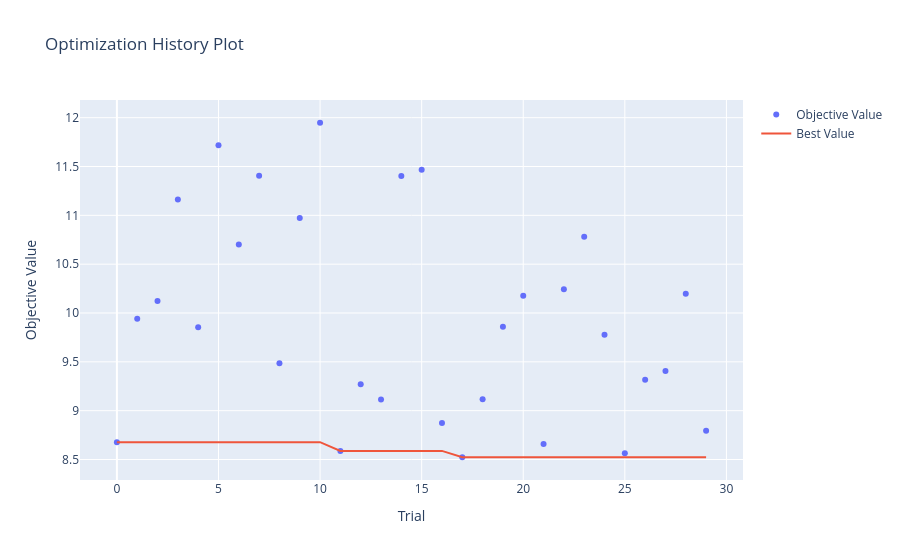
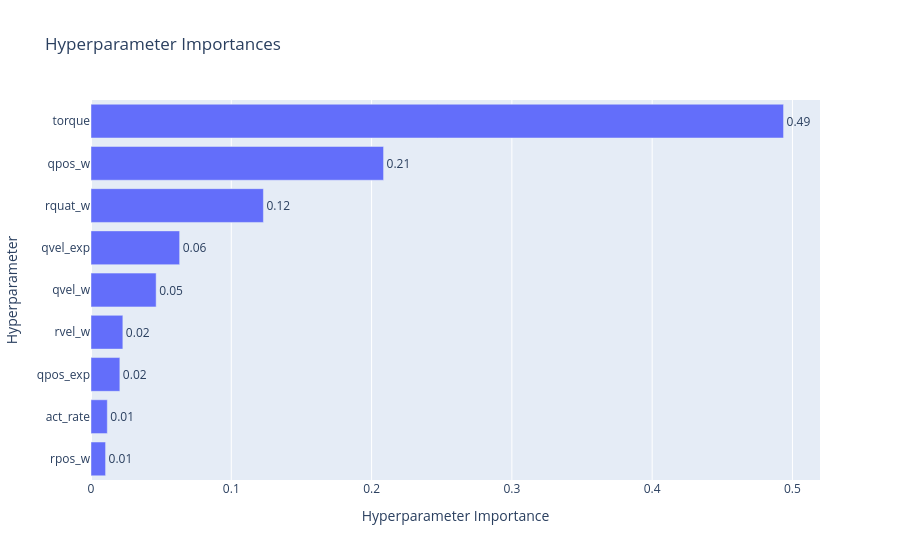
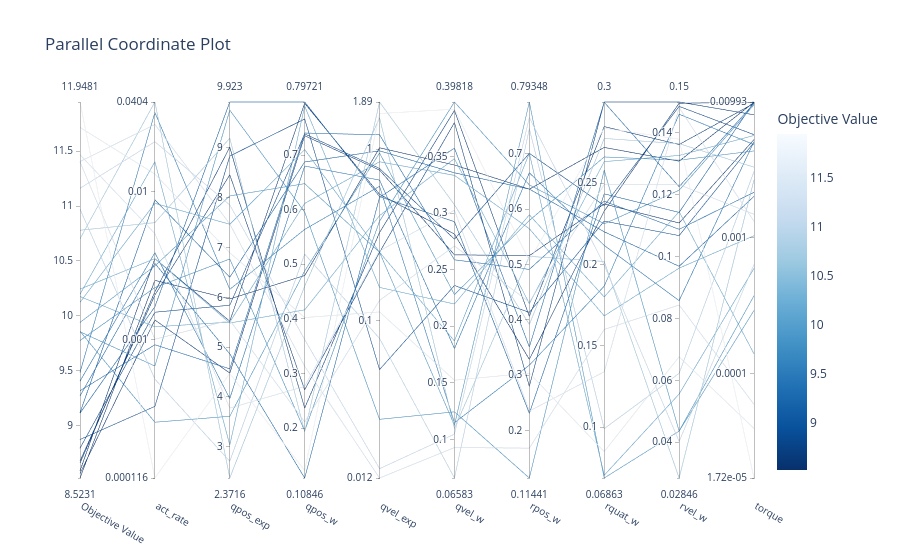

The notebook cell saved with these charts, in order:
### Code cell
# ==========================================
# CELDA 5: GRÁFICOS INTERACTIVOS E IMPRESIÓN
# ==========================================
from optuna.visualization import plot_optimization_history, plot_param_importances, plot_parallel_coordinate

fig1 = plot_optimization_history(study)
fig1.show()

fig2 = plot_param_importances(study)
fig2.show()

fig3 = plot_parallel_coordinate(study)
fig3.show()

print("\nMejores parámetros de recompensa encontrados:")
for key, value in study.best_params.items():
    print(f"  - {key}: {value}")

# --- TABLA: TOP 5 TRIALS DE LA FASE 2 (menor composite = mejor) ---
import pandas as pd

# Solo trials COMPLETOS y sin el centinela de fallo (el objective devuelve 9999.0 si el trial falla).
validos = [t for t in study.trials
           if t.state == optuna.trial.TrialState.COMPLETE
           and t.value is not None and t.value < 9999.0]
top5 = sorted(validos, key=lambda t: t.value)[:5]

top5_df = pd.DataFrame(
    [{"trial": t.number, "composite": t.value, **t.params} for t in top5]
).set_index("trial")

print(f"\nTop 5 trials de la Fase 2 ('{study.study_name}', {len(validos)} trials válidos):")
# Precisión completa: repr(float) imprime todos los dígitos almacenados (copiables a conf.yaml).
with pd.option_context("display.float_format", lambda v: repr(v)):
    display(top5_df)

### Figure 1 — Plotly figure (JSON) as saved in the notebook; plotly's stock layout.template omitted (floating-point values rounded to 4 significant figures)
{"data": [{"mode": "markers", "name": "Objective Value", "type": "scatter", "x": [0, 1, 2, 3, 4, 5, 6, 7, 8, 9, 10, 11, 12, 13, 14, 15, 16, 17, 18, 19, 20, 21, 22, 23, 24, 25, 26, 27, 28, 29], "y": [8.678, 9.94, 10.12, 11.16, 9.855, 11.72, 10.7, 11.41, 9.485, 10.97, 11.95, 8.588, 9.27, 9.114, 11.4, 11.47, 8.874, 8.523, 9.118, 9.859, 10.18, 8.658, 10.24, 10.78, 9.776, 8.564, 9.318, 9.406, 10.2, 8.795]}, {"mode": "lines", "name": "Best Value", "type": "scatter", "x": [0, 1, 2, 3, 4, 5, 6, 7, 8, 9, 10, 11, 12, 13, 14, 15, 16, 17, 18, 19, 20, 21, 22, 23, 24, 25, 26, 27, 28, 29], "y": [8.678, 8.678, 8.678, 8.678, 8.678, 8.678, 8.678, 8.678, 8.678, 8.678, 8.678, 8.588, 8.588, 8.588, 8.588, 8.588, 8.588, 8.523, 8.523, 8.523, 8.523, 8.523, 8.523, 8.523, 8.523, 8.523, 8.523, 8.523, 8.523, 8.523]}, {"marker": {"color": "#cccccc"}, "mode": "markers", "name": "Infeasible Trial", "showlegend": false, "type": "scatter", "x": [], "y": []}], "layout": {"title": {"text": "Optimization History Plot"}, "xaxis": {"title": {"text": "Trial"}}, "yaxis": {"title": {"text": "Objective Value"}}}}

### Figure 2 — Plotly figure (JSON) as saved in the notebook; plotly's stock layout.template omitted (floating-point values rounded to 4 significant figures)
{"data": [{"cliponaxis": false, "hovertemplate": ["rpos_w (FloatDistribution): 0.010384097096701843<extra></extra>", "act_rate (FloatDistribution): 0.011629887479537098<extra></extra>", "qpos_exp (FloatDistribution): 0.020561590090591563<extra></extra>", "rvel_w (FloatDistribution): 0.02270006704978698<extra></extra>", "qvel_w (FloatDistribution): 0.04644146840218513<extra></extra>", "qvel_exp (FloatDistribution): 0.06318647324145044<extra></extra>", "rquat_w (FloatDistribution): 0.12289510552139021<extra></extra>", "qpos_w (FloatDistribution): 0.2085460486956365<extra></extra>", "torque (FloatDistribution): 0.4936552624227203<extra></extra>"], "name": "Objective Value", "orientation": "h", "text": ["0.01", "0.01", "0.02", "0.02", "0.05", "0.06", "0.12", "0.21", "0.49"], "textposition": "outside", "type": "bar", "x": [0.01038, 0.01163, 0.02056, 0.0227, 0.04644, 0.06319, 0.1229, 0.2085, 0.4937], "y": ["rpos_w", "act_rate", "qpos_exp", "rvel_w", "qvel_w", "qvel_exp", "rquat_w", "qpos_w", "torque"]}], "layout": {"title": {"text": "Hyperparameter Importances"}, "xaxis": {"title": {"text": "Hyperparameter Importance"}}, "yaxis": {"title": {"text": "Hyperparameter"}}}}

### Figure 3 — Plotly figure (JSON) as saved in the notebook; plotly's stock layout.template omitted (floating-point values rounded to 4 significant figures)
{"data": [{"dimensions": [{"label": "Objective Value", "range": [8.523, 11.95], "values": [8.678, 9.94, 10.12, 11.16, 9.855, 11.72, 10.7, 11.41, 9.485, 10.97, 11.95, 8.588, 9.27, 9.114, 11.4, 11.47, 8.874, 8.523, 9.118, 9.859, 10.18, 8.658, 10.24, 10.78, 9.776, 8.564, 9.318, 9.406, 10.2, 8.795]}, {"label": "act_rate", "range": [-3.936, -1.394], "ticktext": ["0.000116", "0.001", "0.01", "0.0404"], "tickvals": [-3.936, -3, -2, -1.394], "values": [-2.699, -2.502, -2.079, -1.662, -3.179, -1.881, -1.394, -1.546, -1.464, -3.268, -3.936, -2.453, -2.485, -2.778, -2.997, -2.284, -3.452, -2.6, -2.055, -3.559, -2.914, -2.677, -2.453, -2.21, -2.648, -2.868, -3.035, -2.413, -1.798, -2.815]}, {"label": "qpos_exp", "range": [2.372, 9.923], "values": [8.46, 8.037, 7.468, 7.856, 9.759, 6.895, 2.372, 7.474, 6.161, 2.708, 4.468, 5.52, 4.865, 9.923, 5.541, 3.776, 8.838, 5.968, 6.405, 3.611, 5.503, 9.016, 5.484, 9.196, 6.77, 4.479, 4.564, 3.966, 3.033, 5.842]}, {"label": "qpos_w", "range": [0.1085, 0.7972], "values": [0.27, 0.6477, 0.71, 0.3622, 0.5957, 0.4024, 0.46, 0.3132, 0.5638, 0.5185, 0.1223, 0.7948, 0.1085, 0.7972, 0.2113, 0.2763, 0.7661, 0.4793, 0.6874, 0.4877, 0.6113, 0.2365, 0.4164, 0.1931, 0.1948, 0.7354, 0.7404, 0.6799, 0.7896, 0.7388]}, {"label": "qvel_exp", "range": [-1.921, 0.2758], "ticktext": ["0.012", "0.1", "1", "1.89"], "tickvals": [-1.921, -1, 0, 0.2758], "values": [-0.6021, -0.6021, -0.6021, -1.866, -1.578, -0.9506, 0.1834, -1.921, -0.2164, -1.106, 0.2085, -0.2635, -0.2813, -0.277, -0.8833, -0.5936, -1.287, 0.008349, -0.009649, -0.02219, -0.07348, -0.4862, -0.3878, 0.2758, -0.4202, -0.1219, 0.08401, -0.1804, -0.8073, -0.1125]}, {"label": "qvel_w", "range": [0.06583, 0.3982], "values": [0.38, 0.1125, 0.187, 0.1046, 0.1243, 0.1523, 0.1097, 0.09271, 0.1147, 0.06583, 0.3918, 0.2815, 0.3574, 0.2924, 0.2709, 0.3025, 0.236, 0.3425, 0.3356, 0.228, 0.3333, 0.3907, 0.3481, 0.3074, 0.3982, 0.2631, 0.2587, 0.1803, 0.2196, 0.2769]}, {"label": "rpos_w", "range": [0.1144, 0.7935], "values": [0.28, 0.7935, 0.7009, 0.7655, 0.1144, 0.3039, 0.5147, 0.1684, 0.3182, 0.7453, 0.5067, 0.3286, 0.3511, 0.2313, 0.4322, 0.2353, 0.4135, 0.636, 0.6362, 0.5795, 0.5646, 0.4063, 0.4294, 0.3917, 0.6437, 0.516, 0.4911, 0.6656, 0.5897, 0.7008]}, {"label": "rquat_w", "range": [0.06863, 0.3], "values": [0.3, 0.06863, 0.07034, 0.1997, 0.2581, 0.08487, 0.2019, 0.16, 0.1867, 0.099, 0.2839, 0.2329, 0.2998, 0.2435, 0.2491, 0.134, 0.2267, 0.272, 0.2201, 0.2662, 0.1684, 0.2849, 0.2633, 0.2776, 0.2251, 0.2373, 0.2389, 0.2117, 0.18, 0.2363]}, {"label": "rvel_w", "range": [0.02846, 0.15], "values": [0.15, 0.04361, 0.05559, 0.04028, 0.04364, 0.06763, 0.02846, 0.08437, 0.146, 0.06229, 0.138, 0.1496, 0.1226, 0.1143, 0.1233, 0.1482, 0.1068, 0.1309, 0.0969, 0.1312, 0.09629, 0.1363, 0.1327, 0.1365, 0.1215, 0.1109, 0.1089, 0.08579, 0.1146, 0.1486]}, {"label": "torque", "range": [-4.765, -2.003], "ticktext": ["1.72e-05", "0.0001", "0.001", "0.00993"], "tickvals": [-4.765, -4, -3, -2.003], "values": [-2.097, -3.534, -3.225, -3.197, -3.426, -4.401, -2.575, -4.224, -2.316, -2.514, -4.765, -2.004, -2.014, -2.003, -2.828, -2.88, -2.299, -2.005, -2.696, -2.362, -2.985, -2.013, -2.249, -2.482, -2.024, -2.279, -2.666, -2.295, -3.853, -2.243]}], "labelangle": 30, "labelside": "bottom", "line": {"color": [8.678, 9.94, 10.12, 11.16, 9.855, 11.72, 10.7, 11.41, 9.485, 10.97, 11.95, 8.588, 9.27, 9.114, 11.4, 11.47, 8.874, 8.523, 9.118, 9.859, 10.18, 8.658, 10.24, 10.78, 9.776, 8.564, 9.318, 9.406, 10.2, 8.795], "colorbar": {"title": {"text": "Objective Value"}}, "colorscale": [[0, "rgb(247,251,255)"], [0.125, "rgb(222,235,247)"], [0.25, "rgb(198,219,239)"], [0.375, "rgb(158,202,225)"], [0.5, "rgb(107,174,214)"], [0.625, "rgb(66,146,198)"], [0.75, "rgb(33,113,181)"], [0.875, "rgb(8,81,156)"], [1, "rgb(8,48,107)"]], "reversescale": true, "showscale": true}, "type": "parcoords"}], "layout": {"title": {"text": "Parallel Coordinate Plot"}}}
